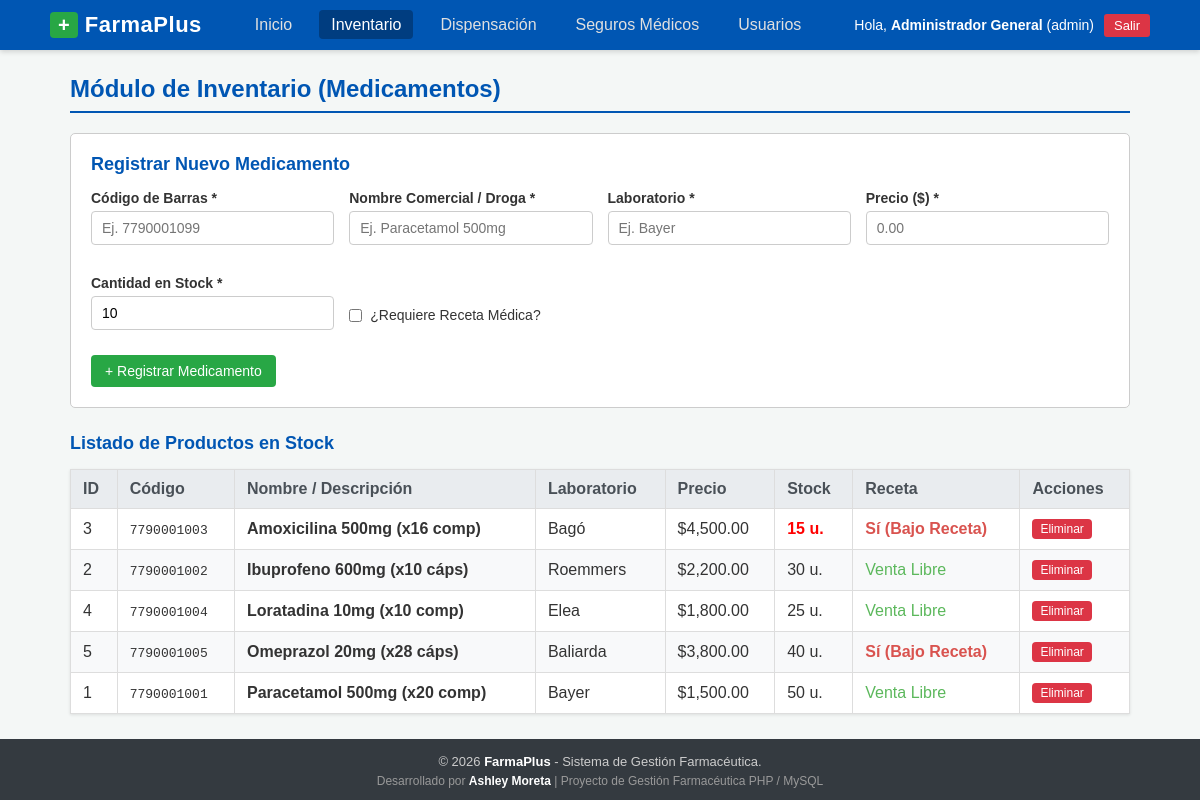
The app's page /inventario.php (signed in) with its own data.
### tables this page shows
CREATE TABLE IF NOT EXISTS `medicamentos` (
  `id` INT AUTO_INCREMENT PRIMARY KEY,
  `codigo_barras` VARCHAR(50) NOT NULL UNIQUE,
  `nombre` VARCHAR(120) NOT NULL,
  `laboratorio` VARCHAR(100) NOT NULL,
  `precio` DECIMAL(10,2) NOT NULL,
  `stock` INT NOT NULL DEFAULT 0,
  `requiere_receta` TINYINT(1) DEFAULT 0
);

### config.php (called while the page is built, shortened)
<?php
function esAdmin() {
    return isset($_SESSION['usuario_rol']) && $_SESSION['usuario_rol'] === 'admin';
}
?>

### inventario.php (the view, shortened to what this page needs)
<?php
require_once 'header.php';
$medicamentos = $pdo->query("SELECT * FROM medicamentos ORDER BY nombre ASC")->fetchAll();
?>
<h1 class="titulo-pagina">Módulo de Inventario (Medicamentos)</h1>
<div class="card-formulario">
    <h2 style="font-size: 18px; margin-bottom: 15px; color: #0056b3;">Registrar Nuevo Medicamento</h2>
    <form method="POST" action="inventario.php">
        <div style="display: grid; grid-template-columns: repeat(auto-fit, minmax(200px, 1fr)); gap: 15px;">
            <div class="grupo-form">
                <label for="codigo_barras">Código de Barras *</label>
                <input type="text" id="codigo_barras" name="codigo_barras" required placeholder="Ej. 7790001099">
            </div>
            <div class="grupo-form">
                <label for="nombre">Nombre Comercial / Droga *</label>
                <input type="text" id="nombre" name="nombre" required placeholder="Ej. Paracetamol 500mg">
            </div>
            <div class="grupo-form">
                <label for="laboratorio">Laboratorio *</label>
                <input type="text" id="laboratorio" name="laboratorio" required placeholder="Ej. Bayer">
            </div>
            <div class="grupo-form">
                <label for="precio">Precio ($) *</label>
                <input type="number" step="0.01" id="precio" name="precio" required placeholder="0.00">
            </div>
            <div class="grupo-form">
                <label for="stock">Cantidad en Stock *</label>
                <input type="number" id="stock" name="stock" required placeholder="0" value="10">
            </div>
            <div class="grupo-form" style="display: flex; align-items: center; gap: 8px; margin-top: 25px;">
                <input type="checkbox" id="requiere_receta" name="requiere_receta" value="1" style="width: auto;">
                <label for="requiere_receta" style="margin-bottom: 0; font-weight: normal;">¿Requiere Receta Médica?</label>
            </div>
        </div>
        <button type="submit" class="btn btn-exito" style="margin-top: 10px;">+ Registrar Medicamento</button>
    </form>
</div>
<h2 style="font-size: 18px; color: #0056b3; margin-top: 20px;">Listado de Productos en Stock</h2>
<table class="tabla-datos">
    <thead>
        <tr>
            <th>ID</th>
            <th>Código</th>
            <th>Nombre / Descripción</th>
            <th>Laboratorio</th>
            <th>Precio</th>
            <th>Stock</th>
            <th>Receta</th>
            <?php if (esAdmin()): ?>
                <th>Acciones</th>
            <?php endif; ?>
        </tr>
    </thead>
    <tbody>
        <?php foreach ($medicamentos as $med): ?>
            <tr>
                <td><?= $med['id'] ?></td>
                <td><code><?= htmlspecialchars($med['codigo_barras']) ?></code></td>
                <td><strong><?= htmlspecialchars($med['nombre']) ?></strong></td>
                <td><?= htmlspecialchars($med['laboratorio']) ?></td>
                <td>$<?= number_format($med['precio'], 2) ?></td>
                <td>
                    <span style="<?= $med['stock'] <= 15 ? 'color: red; font-weight: bold;' : '' ?>">
                        <?= $med['stock'] ?> u.
                    </span>
                </td>
                <td>
                    <?php if ($med['requiere_receta']): ?>
                        <span style="color: #d9534f; font-weight: bold;">Sí (Bajo Receta)</span>
                    <?php else: ?>
                        <span style="color: #5cb85c;">Venta Libre</span>
                    <?php endif; ?>
                </td>
                <?php if (esAdmin()): ?>
                    <td>
                        <form method="POST" action="inventario.php" onsubmit="return confirm('¿Está seguro de eliminar este producto?');" style="display: inline;">
                            <button type="submit" class="btn btn-peligro" style="padding: 3px 8px; font-size: 12px;">Eliminar</button>
                        </form>
                    </td>
                <?php endif; ?>
            </tr>
        <?php endforeach; ?>
    </tbody>
</table>
<?php require_once 'footer.php'; ?>

### header.php (shortened to what this page needs)
<?php
require_once 'config.php';
$pagina_actual = basename($_SERVER['PHP_SELF']);
?>
<!DOCTYPE html>
<html lang="es">
<head>
    <link rel="stylesheet" href="css/estilos.css">
</head>
<body>
    <header class="header-principal">
        <div class="contenedor-header">
            <div class="logo-empresa">
                <a href="index.php">
                    <span class="logo-icono">+</span> FarmaPlus
                </a>
            </div>
            <nav class="nav-principal">
                <ul>
                    <li><a href="index.php" class="<?= $pagina_actual == 'index.php' ? 'activo' : '' ?>">Inicio</a></li>
                    <li><a href="inventario.php" class="<?= $pagina_actual == 'inventario.php' ? 'activo' : '' ?>">Inventario</a></li>
                    <li><a href="dispensacion.php" class="<?= $pagina_actual == 'dispensacion.php' ? 'activo' : '' ?>">Dispensación</a></li>
                    <li><a href="seguros.php" class="<?= $pagina_actual == 'seguros.php' ? 'activo' : '' ?>">Seguros Médicos</a></li>
                    <?php if (esAdmin()): ?>
                        <li><a href="usuarios.php" class="<?= $pagina_actual == 'usuarios.php' ? 'activo' : '' ?>">Usuarios</a></li>
                    <?php endif; ?>
                </ul>
            </nav>
            <div class="usuario-info">
                <span>Hola, <strong><?= htmlspecialchars($_SESSION['usuario_nombre']) ?></strong> (<?= htmlspecialchars($_SESSION['usuario_rol']) ?>)</span>
                <a href="logout.php" class="btn-logout">Salir</a>
            </div>
        </div>
    </header>
    <main class="contenedor-principal">

### footer.php
    </main>
    <footer class="footer-principal">
        <div class="contenedor-footer">
            <p>&copy; <?= date('Y') ?> <strong>FarmaPlus</strong> - Sistema de Gestión Farmacéutica.</p>
            <p class="info-dev">Desarrollado por <strong>Ashley Moreta</strong> | Proyecto de Gestión Farmacéutica PHP / MySQL</p>
        </div>
    </footer>
</body>
</html>

### css/estilos.css (style rules this page uses)
* { box-sizing: border-box; margin: 0; padding: 0; }
body { font-family: Arial, Helvetica, sans-serif; background-color: #f4f7f6; color: #333333; display: flex; flex-direction: column; min-height: 100vh; }
.header-principal { background-color: #0056b3; color: #ffffff; padding: 12px 20px; box-shadow: 0 2px 5px rgba(0,0,0,0.15); }
.contenedor-header { max-width: 1100px; margin: 0 auto; display: flex; justify-content: space-between; align-items: center; flex-wrap: wrap; gap: 15px; }
.logo-empresa a { color: #ffffff; text-decoration: none; font-size: 22px; font-weight: bold; letter-spacing: 0.5px; }
.logo-icono { background-color: #28a745; color: white; padding: 2px 8px; border-radius: 4px; font-size: 20px; }
.nav-principal ul { list-style: none; display: flex; gap: 15px; }
.nav-principal a { color: #e0e0e0; text-decoration: none; font-weight: 500; padding: 6px 12px; border-radius: 4px; transition: background-color 0.2s; }
.nav-principal a:hover, .nav-principal a.activo { background-color: #003d80; color: #ffffff; }
.usuario-info { font-size: 14px; display: flex; align-items: center; gap: 10px; }
.btn-logout { background-color: #dc3545; color: white; padding: 4px 10px; text-decoration: none; border-radius: 3px; font-size: 13px; }
.contenedor-principal { max-width: 1100px; margin: 25px auto; padding: 0 20px; flex: 1; width: 100%; }
.titulo-pagina { font-size: 24px; color: #0056b3; border-bottom: 2px solid #0056b3; padding-bottom: 8px; margin-bottom: 20px; }
.tabla-datos { width: 100%; border-collapse: collapse; background-color: #ffffff; margin-top: 15px; box-shadow: 0 1px 3px rgba(0,0,0,0.1); }
.tabla-datos th, .tabla-datos td { border: 1px solid #dddddd; padding: 10px 12px; text-align: left; }
.tabla-datos th { background-color: #e9ecef; color: #495057; font-weight: bold; }
.tabla-datos tr:nth-child(even) { background-color: #f8f9fa; }
.btn { display: inline-block; padding: 8px 14px; border: none; border-radius: 4px; cursor: pointer; font-size: 14px; text-decoration: none; font-weight: 500; }
.btn-exito { background-color: #28a745; color: white; }
.btn-peligro { background-color: #dc3545; color: white; }
.card-formulario { background-color: #ffffff; padding: 20px; border: 1px solid #cccccc; border-radius: 5px; margin-bottom: 25px; }
.grupo-form { margin-bottom: 15px; }
.grupo-form label { display: block; margin-bottom: 5px; font-weight: bold; font-size: 14px; }
.grupo-form input, .grupo-form select, .grupo-form textarea { width: 100%; padding: 8px 10px; border: 1px solid #cccccc; border-radius: 4px; font-size: 14px; }
.footer-principal { background-color: #343a40; color: #cccccc; text-align: center; padding: 15px 20px; font-size: 13px; margin-top: auto; }
.footer-principal strong { color: white; }
.info-dev { margin-top: 5px; font-size: 12px; color: #999999; }

### records on screen
medicamentos: id "3", codigo_barras "7790001003", nombre "Amoxicilina 500mg (x16 comp)", laboratorio "Bagó", precio "4,500.00", stock "15", requiere_receta "Sí (Bajo Receta)"
medicamentos: id "2", codigo_barras "7790001002", nombre "Ibuprofeno 600mg (x10 cáps)", laboratorio "Roemmers", precio "2,200.00", stock "30", requiere_receta "Venta Libre"
medicamentos: id "4", codigo_barras "7790001004", nombre "Loratadina 10mg (x10 comp)", laboratorio "Elea", precio "1,800.00", stock "25", requiere_receta "Venta Libre"
medicamentos: id "5", codigo_barras "7790001005", nombre "Omeprazol 20mg (x28 cáps)", laboratorio "Baliarda", precio "3,800.00", stock "40", requiere_receta "Sí (Bajo Receta)"
medicamentos: id "1", codigo_barras "7790001001", nombre "Paracetamol 500mg (x20 comp)", laboratorio "Bayer", precio "1,500.00", stock "50", requiere_receta "Venta Libre"

### other values on screen
$_SESSION['usuario_nombre'] "Administrador General"
$_SESSION['usuario_rol'] "admin"
